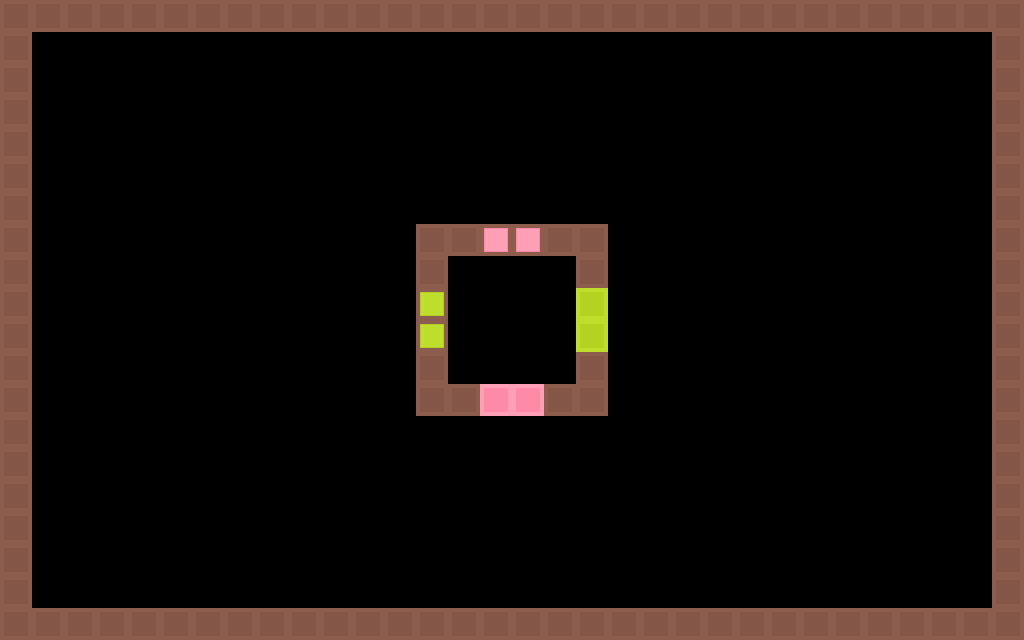

A 2D game scene composited from a Tiled map and its tileset images. What follows is a short description and the map's XML, with each tile layer's data collapsed to a summary:
An orthogonal 32x20 tile map with 32x32 px tiles, 1 tile layer (Tiles), 1 hidden layer not drawn.

<map version="1.0" orientation="orthogonal" width="32" height="20" tilewidth="32" tileheight="32">
 <tileset firstgid="1" name="tiles_32x32" tilewidth="32" tileheight="32">
  <image source="../tiles_32x32.png" width="256" height="256" />
  <tile id="0">
   <properties>
    <property name="color" value="red" />
    <property name="destroy" value="true" />
    <property name="name" value="brickRed" />
    <property name="solid" value="true" />
   </properties>
  </tile>
  <tile id="1">
   <properties>
    <property name="color" value="green" />
    <property name="destroy" value="true" />
    <property name="name" value="brickGreen" />
    <property name="solid" value="true" />
   </properties>
  </tile>
  <tile id="2">
   <properties>
    <property name="color" value="blue" />
    <property name="destroy" value="true" />
    <property name="name" value="brickBlue" />
    <property name="solid" value="true" />
   </properties>
  </tile>
  <tile id="3">
   <properties>
    <property name="color" value="purple" />
    <property name="destroy" value="true" />
    <property name="name" value="brickPurple" />
    <property name="solid" value="true" />
   </properties>
  </tile>
  <tile id="8">
   <properties>
    <property name="color" value="red" />
    <property name="effect" value="die" />
    <property name="name" value="dangerRed" />
    <property name="solid" value="true" />
   </properties>
  </tile>
  <tile id="9">
   <properties>
    <property name="color" value="green" />
    <property name="effect" value="die" />
    <property name="name" value="dangerGreen" />
    <property name="solid" value="true" />
   </properties>
  </tile>
  <tile id="10">
   <properties>
    <property name="color" value="blue" />
    <property name="effect" value="die" />
    <property name="name" value="dangerBlue" />
    <property name="solid" value="true" />
   </properties>
  </tile>
  <tile id="11">
   <properties>
    <property name="color" value="purple" />
    <property name="effect" value="die" />
    <property name="name" value="dangerPurple" />
    <property name="solid" value="true" />
   </properties>
  </tile>
  <tile id="16">
   <properties>
    <property name="color" value="red" />
    <property name="effect" value="color" />
    <property name="name" value="colorRed" />
    <property name="solid" value="true" />
   </properties>
  </tile>
  <tile id="17">
   <properties>
    <property name="color" value="green" />
    <property name="effect" value="color" />
    <property name="name" value="colorGreen" />
    <property name="solid" value="true" />
   </properties>
  </tile>
  <tile id="18">
   <properties>
    <property name="color" value="blue" />
    <property name="effect" value="color" />
    <property name="name" value="colorBlue" />
    <property name="solid" value="true" />
   </properties>
  </tile>
  <tile id="19">
   <properties>
    <property name="color" value="purple" />
    <property name="effect" value="color" />
    <property name="name" value="colorPurple" />
    <property name="solid" value="true" />
   </properties>
  </tile>
  <tile id="24">
   <properties>
    <property name="name" value="wallDefault" />
    <property name="solid" value="true" />
   </properties>
  </tile>
 </tileset>
 <layer name="Background" width="32" height="20" visible="0">
  <data>[640 cells, 640 non-empty, 1 distinct tile ids]</data>
 </layer>
 <layer name="Tiles" width="32" height="20">
  <data>[640 cells, 120 non-empty, 5 distinct tile ids]</data>
 </layer>
</map>
